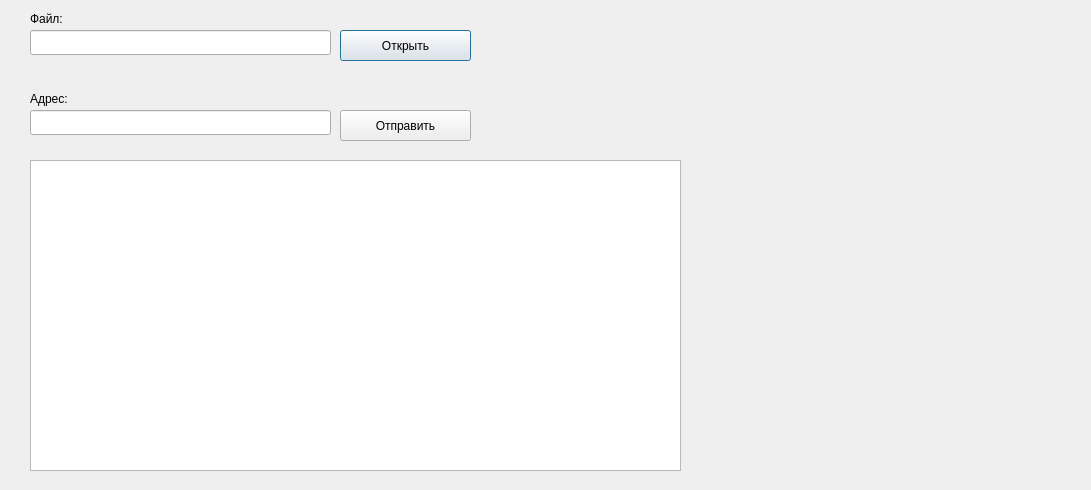
<?xml version="1.0" encoding="UTF-8"?>
<ui version="4.0">
 <class>SendFilesDialog</class>
 <widget class="QDialog" name="SendFilesDialog">
  <property name="enabled">
   <bool>true</bool>
  </property>
  <property name="geometry">
   <rect>
    <x>0</x>
    <y>0</y>
    <width>1091</width>
    <height>490</height>
   </rect>
  </property>
  <property name="windowTitle">
   <string>Dialog</string>
  </property>
  <widget class="QPushButton" name="uploadFile">
   <property name="geometry">
    <rect>
     <x>340</x>
     <y>30</y>
     <width>131</width>
     <height>31</height>
    </rect>
   </property>
   <property name="text">
    <string>Открыть</string>
   </property>
  </widget>
  <widget class="QLineEdit" name="fileNameField">
   <property name="geometry">
    <rect>
     <x>30</x>
     <y>30</y>
     <width>301</width>
     <height>25</height>
    </rect>
   </property>
  </widget>
  <widget class="QLabel" name="fileNameLabel">
   <property name="geometry">
    <rect>
     <x>30</x>
     <y>10</y>
     <width>67</width>
     <height>17</height>
    </rect>
   </property>
   <property name="text">
    <string>Файл:</string>
   </property>
  </widget>
  <widget class="QLineEdit" name="addressField">
   <property name="geometry">
    <rect>
     <x>30</x>
     <y>110</y>
     <width>301</width>
     <height>25</height>
    </rect>
   </property>
  </widget>
  <widget class="QLabel" name="addressLabel">
   <property name="geometry">
    <rect>
     <x>30</x>
     <y>90</y>
     <width>361</width>
     <height>17</height>
    </rect>
   </property>
   <property name="text">
    <string>Адрес:</string>
   </property>
  </widget>
  <widget class="QPushButton" name="sendFileToAddressButton">
   <property name="geometry">
    <rect>
     <x>340</x>
     <y>110</y>
     <width>131</width>
     <height>31</height>
    </rect>
   </property>
   <property name="text">
    <string>Отправить</string>
   </property>
  </widget>
  <widget class="QListView" name="listTransactions">
   <property name="geometry">
    <rect>
     <x>30</x>
     <y>160</y>
     <width>651</width>
     <height>311</height>
    </rect>
   </property>
  </widget>
 </widget>
 <resources/>
 <connections/>
</ui>
